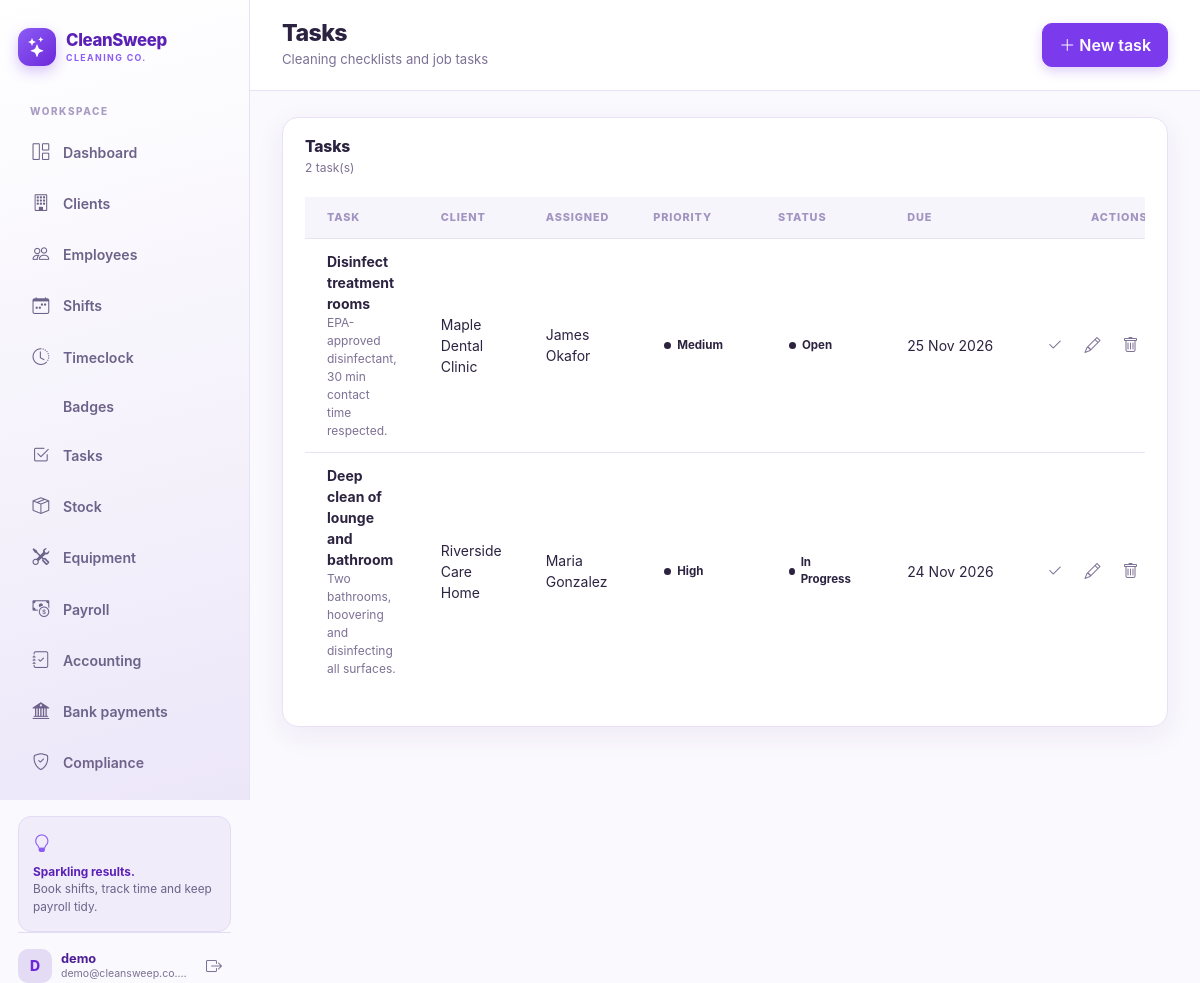
Page /tasks/ (signed in) on the committed database.
### tasks/models.py (models this page shows, shortened)
class Task(models.Model):
    STATUS_CHOICES = (
        ("open", "Open"),
        ("in_progress", "In Progress"),
        ("completed", "Completed"),
        ("cancelled", "Cancelled"),
    )
    PRIORITY_CHOICES = (
        ("low", "Low"),
        ("medium", "Medium"),
        ("high", "High"),
    )
    client = models.ForeignKey("clients.Client", on_delete=models.PROTECT, related_name="tasks")
    employee = models.ForeignKey(
        "employees.Employee", on_delete=models.SET_NULL, null=True, blank=True, related_name="tasks"
    )
    shift = models.ForeignKey(
        "shifts.Shift", on_delete=models.SET_NULL, null=True, blank=True, related_name="tasks"
    )
    title = models.CharField(max_length=140)
    description = models.TextField(blank=True, default="")
    status = models.CharField(max_length=12, choices=STATUS_CHOICES, default="open")
    priority = models.CharField(max_length=8, choices=PRIORITY_CHOICES, default="medium")
    due_date = models.DateField(null=True, blank=True)
    completed_at = models.DateTimeField(null=True, blank=True)
    created_at = models.DateTimeField(auto_now_add=True)
    class Meta:
        ordering = ["-created_at"]

### clients/models.py (models this page shows, shortened)
class Client(models.Model):
    STATUS_CHOICES = (
        ("active", "Active"),
        ("inactive", "Inactive"),
    )
    name = models.CharField(max_length=120)
    contact_name = models.CharField(max_length=120, blank=True, default="")
    email = models.EmailField(blank=True, default="")
    phone = models.CharField(max_length=30, blank=True, default="")
    address = models.CharField(max_length=255, blank=True, default="")
    notes = models.TextField(blank=True, default="")
    status = models.CharField(max_length=10, choices=STATUS_CHOICES, default="active")
    created_at = models.DateTimeField(auto_now_add=True)
    class Meta:
        ordering = ["name"]

### employees/models.py (models this page shows, shortened)
class Employee(models.Model):
    JOB_ROLE_CHOICES = (
        ("cleaner", "Cleaner"),
        ("senior_cleaner", "Senior Cleaner"),
        ("team_leader", "Team Leader"),
        ("supervisor", "Supervisor"),
        ("manager", "Manager"),
    )
    EMPLOYMENT_STATUS_CHOICES = (
        ("active", "Active"),
        ("on_leave", "On Leave"),
        ("terminated", "Terminated"),
    )
    RTW_STATUS_CHOICES = (
        ("not_checked", "Not checked"),
        ("checked", "Checked - evidence retained"),
        ("follow_up", "Follow-up required"),
        ("expired", "Expired / time-limited"),
    )
    DBS_STATUS_CHOICES = (
        ("not_required", "Not required"),
        ("required", "Required"),
        ("applied", "Applied"),
        ("clear", "Clear / received"),
        ("expired", "Expired / renewal due"),
    )
    CERTIFICATION_TYPE_CHOICES = (
        ("cossh", "COSHH"),
        ("dbs", "DBS Check"),
        ("first_aid", "First Aid"),
        ("fire_safety", "Fire Safety"),
        ("manual_handling", "Manual Handling"),
        ("health_safety", "Health & Safety"),
        ("food_safety", "Food Safety"),
        ("other", "Other"),
    )
    user = models.OneToOneField(
        settings.AUTH_USER_MODEL,
        on_delete=models.CASCADE,
        related_name="employee_profile",
        null=True,
        blank=True,
    )
    full_name = models.CharField(max_length=120)
    email = models.EmailField(blank=True, default="")
    phone = models.CharField(max_length=30, blank=True, default="")
    address = models.CharField(max_length=255, blank=True, default="")
    job_role = models.CharField(max_length=40, choices=JOB_ROLE_CHOICES, default="cleaner")
    hourly_rate = models.DecimalField(max_digits=8, decimal_places=2, default=Decimal("12.50"))
    salary_monthly = models.DecimalField(max_digits=10, decimal_places=2, null=True, blank=True, default=None)
    is_cis = models.BooleanField(default=False)
    employment_status = models.CharField(
        max_length=12, choices=EMPLOYMENT_STATUS_CHOICES, default="active"
    )
    start_date = models.DateField(default=date.today)
    ni_number = models.CharField(max_length=20, blank=True, default="")
    tax_code = models.CharField(max_length=20, blank=True, default="")
    bank_sort_code = models.CharField(max_length=12, blank=True, default="")
    bank_account_number = models.CharField(max_length=12, blank=True, default="")
    right_to_work_status = models.CharField(max_length=20, choices=RTW_STATUS_CHOICES, default="not_checked")
    right_to_work_check_date = models.DateField(null=True, blank=True)
    right_to_work_expiry_date = models.DateField(null=True, blank=True)
    right_to_work_document_ref = models.CharField(max_length=120, blank=True, default="", help_text="Reference only; avoid storing unnecessary document copies.")
    right_to_work_notes = models.TextField(blank=True, default="")
    dbs_status = models.CharField(max_length=20, choices=DBS_STATUS_CHOICES, default="not_required")
    dbs_certificate_number = models.CharField(max_length=80, blank=True, default="")
    dbs_issue_date = models.DateField(null=True, blank=True)
    dbs_expiry_date = models.DateField(null=True, blank=True)
    dbs_notes = models.TextField(blank=True, default="")
    induction_completed_date = models.DateField(null=True, blank=True)
    health_safety_training_date = models.DateField(null=True, blank=True)
    coshh_training_date = models.DateField(null=True, blank=True)
    risk_assessment_ack_date = models.DateField(null=True, blank=True)
    ppe_provided_date = models.DateField(null=True, blank=True)
    emergency_contact_name = models.CharField(max_length=120, blank=True, default="")
    emergency_contact_phone = models.CharField(max_length=30, blank=True, default="")
    created_at = models.DateTimeField(auto_now_add=True)
    class Meta:
        ordering = ["full_name"]

### tasks/views.py (the view)
# urls.py: path("", views.task_list, name="task_list"),
@login_required
def task_list(request):
    tasks = Task.objects.select_related("client", "employee", "shift").all()
    status = request.GET.get("status", "")
    if status:
        tasks = tasks.filter(status=status)
    return render(
        request,
        "tasks/task_list.html",
        {"tasks": tasks, "statuses": Task.STATUS_CHOICES, "status": status},
    )

### tasks/templates/tasks/task_list.html
{% extends "core/base.html" %}
{% block page_title %}Tasks{% endblock %}
{% block page_subtitle %}Cleaning checklists and job tasks{% endblock %}
{% block page_actions %}
  <a href="{% url 'task_create' %}" class="btn btn-purple">
    <i class="bi bi-plus-lg me-1"></i>New task
  </a>
{% endblock %}
{% block page_content %}
  <div class="panel">
    <div class="panel-head">
      <div>
        <h3 class="panel-title">Tasks</h3>
        <p class="panel-sub">{{ tasks|length }} task(s)</p>
      </div>
    </div>
    <div class="panel-body">
      {% if tasks %}
        <div class="table-responsive">
          <table class="table align-middle">
            <thead>
              <tr><th>Task</th><th>Client</th><th>Assigned</th><th>Priority</th><th>Status</th><th>Due</th><th class="text-end">Actions</th></tr>
            </thead>
            <tbody>
              {% for task in tasks %}
                <tr>
                  <td><strong>{{ task.title }}</strong>{% if task.description %}<div class="text-muted-dark" style="font-size: .75rem;">{{ task.description|truncatechars:80 }}</div>{% endif %}</td>
                  <td>{{ task.client.name }}</td>
                  <td>{{ task.employee.full_name|default:"Unassigned" }}</td>
                  <td>
                    <span class="badge-status badge-status-{{ task.priority|default:'grey' }}"><span class="dot"></span>{{ task.get_priority_display }}</span>
                  </td>
                  <td>
                    <span class="badge-status badge-status-{{ task.status|default:'grey' }}"><span class="dot"></span>{{ task.get_status_display }}</span>
                  </td>
                  <td class="nowrap">{{ task.due_date|date:"d M Y"|default:"—" }}</td>
                  <td class="text-end nowrap">
                    <a href="{% url 'task_complete' task.pk %}" class="btn btn-icon" title="Mark complete"><i class="bi bi-check2"></i></a>
                    <a href="{% url 'task_edit' task.pk %}" class="btn btn-icon" title="Edit"><i class="bi bi-pencil"></i></a>
                    <a href="{% url 'task_delete' task.pk %}" class="btn btn-icon" title="Delete"><i class="bi bi-trash"></i></a>
                  </td>
                </tr>
              {% endfor %}
            </tbody>
          </table>
        </div>
      {% else %}
        <div class="empty-state">
          <i class="bi bi-check2-square"></i>
          <h3>No tasks</h3>
          <p>Create a task to keep cleaning jobs moving.</p>
        </div>
      {% endif %}
    </div>
  </div>
{% endblock %}

### core/templates/core/base.html (shortened to what this page needs)
{% load static form_tags %}<!doctype html>
<html lang="en">
<head>
  <link rel="stylesheet" href="{% static 'vendor/bootstrap/bootstrap.min.css' %}">
  <link rel="stylesheet" href="{% static 'vendor/bootstrap-icons/bootstrap-icons.min.css' %}">
  <link rel="stylesheet" href="{% static 'cleaning/css/theme.css' %}">
</head>
<body class="{% if not user.is_authenticated %}auth-body{% endif %}">
{% if user.is_authenticated %}
  {% with nav_name=request.resolver_match.url_name %}
  <div class="app-shell">
    <aside class="sidebar d-none d-lg-flex">
      <a href="{% url 'dashboard' %}" class="brand">
        <span class="brand-mark"><i class="bi bi-stars"></i></span>
        <span class="brand-text">CleanSweep<small>CLEANING CO.</small></span>
      </a>
      <div class="sidebar-label">WORKSPACE</div>
      <nav class="sidebar-nav">
        <a href="{% url 'dashboard' %}" class="nav-link {% if nav_name == 'dashboard' %}active{% endif %}">
          <i class="bi bi-grid-1x2"></i><span>Dashboard</span>
        </a>
        <a href="{% url 'client_list' %}" class="nav-link {% if nav_name == 'client' or nav_name == 'client_form' or nav_name == 'client_delete' %}active{% endif %}">
          <i class="bi bi-building"></i><span>Clients</span>
        </a>
        <a href="{% url 'employee_list' %}" class="nav-link {% if nav_name == 'employee' or nav_name == 'employee_form' or nav_name == 'employee_delete' %}active{% endif %}">
          <i class="bi bi-people"></i><span>Employees</span>
        </a>
        <a href="{% url 'shift_list' %}" class="nav-link {% if nav_name == 'shift' %}active{% endif %}">
          <i class="bi bi-calendar-week"></i><span>Shifts</span>
        </a>
        <a href="{% url 'timeclock_home' %}" class="nav-link {% if nav_name == 'timeclock' or nav_name == 'time_entry' %}active{% endif %}">
          <i class="bi bi-clock-history"></i><span>Timeclock</span>
        </a>
        <a href="{% url 'badge_list' %}" class="nav-link {% if nav_name == 'badge' %}active{% endif %}">
          <span>Badges</span>
        </a>
        <a href="{% url 'task_list' %}" class="nav-link {% if nav_name == 'task' %}active{% endif %}">
          <i class="bi bi-check2-square"></i><span>Tasks</span>
        </a>
        <a href="{% url 'stock_list' %}" class="nav-link {% if 'stock' in nav_name or nav_name == 'inventory' %}active{% endif %}">
          <i class="bi bi-box-seam"></i><span>Stock</span>
        </a>
        <a href="{% url 'equipment_list' %}" class="nav-link {% if 'equipment' in nav_name %}active{% endif %}">
          <i class="bi bi-tools"></i><span>Equipment</span>
        </a>
        <a href="{% url 'payroll_home' %}" class="nav-link {% if nav_name == 'payroll' or nav_name == 'payslip' or nav_name == 'payroll_config' %}active{% endif %}">
          <i class="bi bi-cash-coin"></i><span>Payroll</span>
        </a>
        <a href="{% url 'accounting_payment_list' %}" class="nav-link {% if nav_name == 'accounting' %}active{% endif %}">
          <i class="bi bi-journal-check"></i><span>Accounting</span>
        </a>
        <a href="{% url 'banking_home' %}" class="nav-link {% if nav_name == 'banking_home' %}active{% endif %}">
          <i class="bi bi-bank2"></i><span>Bank payments</span>
        </a>
        <a href="{% url 'compliance' %}" class="nav-link {% if nav_name == 'compliance' %}active{% endif %}">
          <i class="bi bi-shield-check"></i><span>Compliance</span>
        </a>
      </nav>
      <div class="sidebar-tip">
        <i class="bi bi-lightbulb"></i>
        <p><strong>Sparkling results.</strong><br>Book shifts, track time and keep payroll tidy.</p>
      </div>
      <div class="sidebar-user mt-auto">
        <span class="avatar">{{ user.username|slice:":1"|upper }}</span>
        <span class="user-meta"><strong>{{ user.username }}</strong><small>{{ user.email|truncatechars:22 }}</small></span>
        <form action="{% url 'logout' %}" method="post" class="ms-auto">
          <button type="submit" class="btn btn-icon" title="Sign out" aria-label="Sign out"><i class="bi bi-box-arrow-right"></i></button>
        </form>
      </div>
    </aside>
    <div class="app-main">
      <header class="topbar">
        <div class="me-auto">
          <h1 class="page-title">{% block page_title %}Dashboard{% endblock %}</h1>
          <div class="page-subtitle">{% block page_subtitle %}Clean operations at a glance{% endblock %}</div>
        </div>
        {% block page_actions %}{% endblock %}
      </header>
      <main class="content">
        {% block page_content %}{% endblock %}
      </main>
    </div>
  </div>
  {% endwith %}
{% endif %}
</body>
</html>

### rows in the picture
Task: title "Disinfect treatment rooms", description "EPA-approved disinfectant, 30 min contact time respected.", client.name "Maple Dental Clinic", employee.full_name "James Okafor", priority "Medium", status "Open", due_date "25 Nov 2026"
Task: title "Deep clean of lounge and bathroom", description "Two bathrooms, hoovering and disinfecting all surfaces.", client.name "Riverside Care Home", employee.full_name "Maria Gonzalez", priority "High", status "In Progress", due_date "24 Nov 2026"

### other values in the picture
{{ user.username|slice:":1"|upper }} "D"
{{ user.username }} "demo"
{{ user.email|truncatechars:22 }} "demo@cleansweep.co.…"
{{ tasks|length }} "2"
